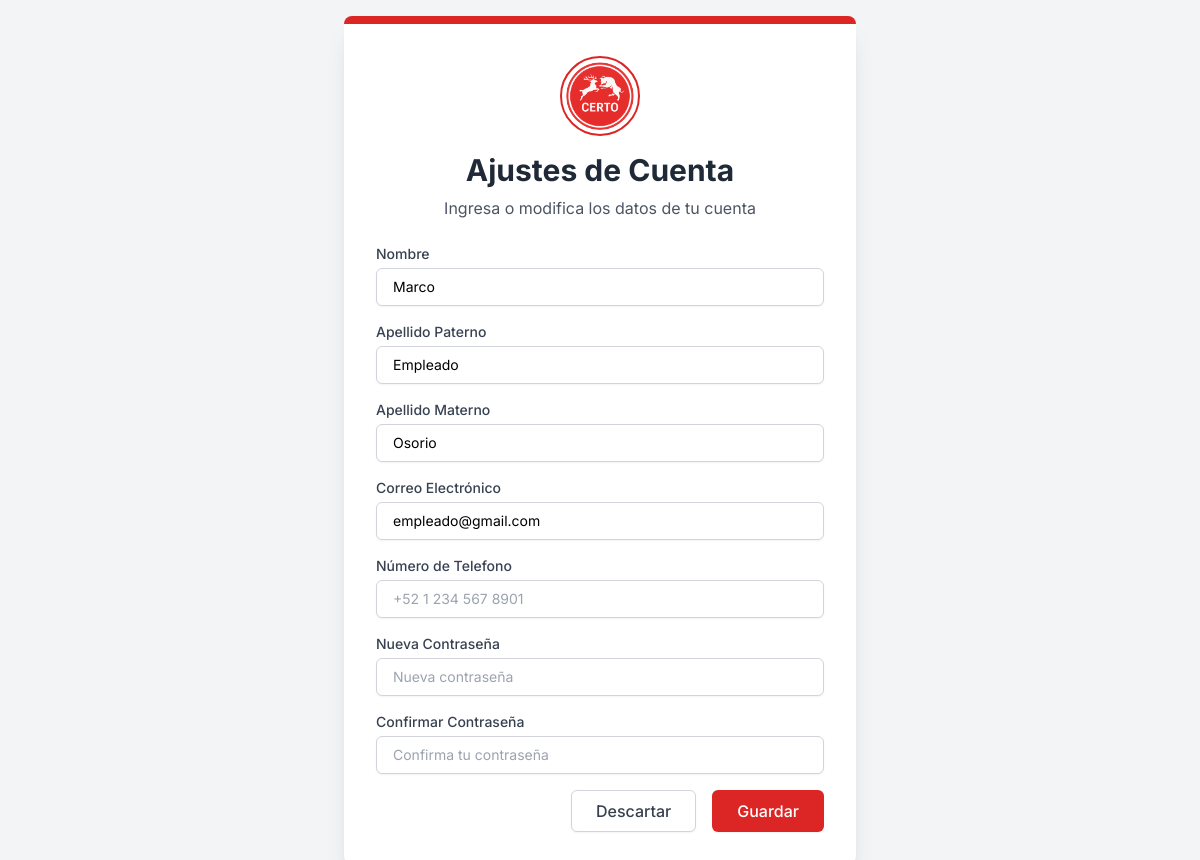
Before: /core/account_settings/ (signed in) with the older database file.
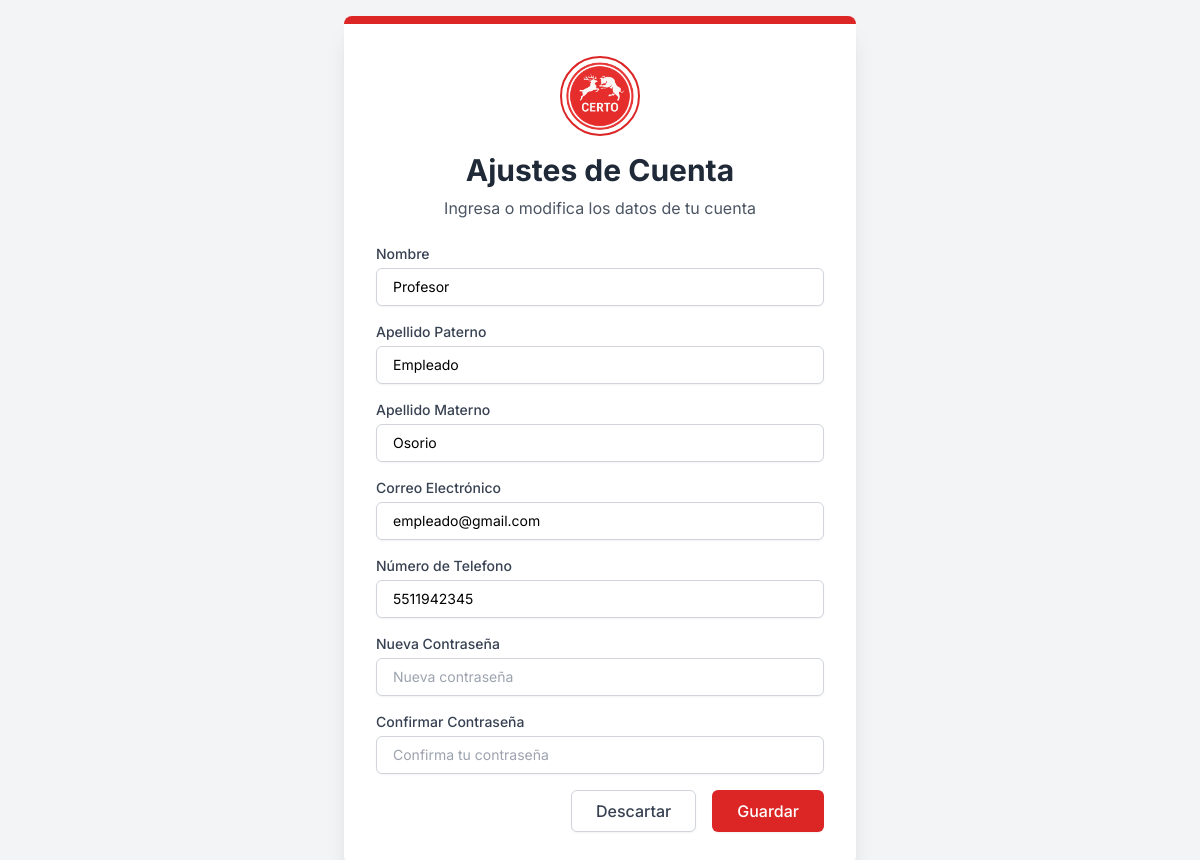
After: the same page with the newer database file.
### core/models.py (models this page shows, shortened)
class Usuarios(models.Model):
    user = models.OneToOneField(User, on_delete=models.CASCADE, default=None, )
    nombre = models.CharField(max_length=100, verbose_name='Nombre')
    paterno = models.CharField(max_length=100, verbose_name='Apellido Paterno')
    materno = models.CharField(max_length=100, verbose_name='Apellido Materno')
    email = models.EmailField(verbose_name='Email')
    telefono = models.CharField(max_length=15, verbose_name='Teléfono')
    fecha_registro = models.DateTimeField(auto_now_add=True)
    groupId = models.ForeignKey(Group, on_delete=models.CASCADE)
    class Meta:
        verbose_name_plural = 'Usuarios'
        verbose_name = 'Usuario'

### core/views.py (the view, shortened to what this page needs)
# urls.py: path("account_settings/", views.account_settings_form_view, name="account_settings"),
def account_settings_form_view(request):
    if not request.user.is_authenticated:
        return redirect('core:signInUp')
    user = request.user
    try:
        usuario = Usuarios.objects.get(user=user)
    except Usuarios.DoesNotExist:
        messages.error(request, 'No existe un perfil de usuario asociado. Contacta al administrador.')
        return redirect('core:dashboard')
    return render(request, 'account_settings/account_settings_form_view.html', {'usuario': usuario})

### core/templates/account_settings/account_settings_form_view.html (shortened to what the changed rows need)
{% extends "main.html" %} {% load static %}{% block content %}
<div
  class="bg-white p-8 rounded-lg shadow-xl max-w-lg w-full border-t-8 border-primary-red"
>
  <div class="flex flex-col items-center mb-6">
    <h1 class="text-3xl font-bold text-gray-800 mb-2">Ajustes de Cuenta</h1>
  </div>
  <form id="employeeForm" class="space-y-4" method="post">
    <div>
      <label for="nombre" class="block text-sm font-medium text-gray-700 mb-1"
        >Nombre</label
      >
      <input
        type="text"
        id="nombre"
        name="nombre"
        placeholder="Nombre del empleado"
        class="mt-1 block w-full px-4 py-2 border border-gray-300 rounded-md shadow-sm focus:ring-primary-red focus:border-primary-red sm:text-sm"
        required
        value="{{ usuario.nombre|default:'' }}"
      />
    </div>
    <div>
      <label
        for="apellidoPaterno"
        class="block text-sm font-medium text-gray-700 mb-1"
        >Apellido Paterno</label
      >
      <input
        type="text"
        id="apellidoPaterno"
        name="apellidoPaterno"
        placeholder="Apellido Paterno"
        class="mt-1 block w-full px-4 py-2 border border-gray-300 rounded-md shadow-sm focus:ring-primary-red focus:border-primary-red sm:text-sm"
        required
        value="{{ usuario.paterno|default:'' }}"
      />
    </div>
    <div>
      <label
        for="apellidoMaterno"
        class="block text-sm font-medium text-gray-700 mb-1"
        >Apellido Materno</label
      >
      <input
        type="text"
        id="apellidoMaterno"
        name="apellidoMaterno"
        placeholder="Apellido Materno"
        class="mt-1 block w-full px-4 py-2 border border-gray-300 rounded-md shadow-sm focus:ring-primary-red focus:border-primary-red sm:text-sm"
        value="{{ usuario.materno|default:'' }}"
      />
    </div>
    <div>
      <label for="correo" class="block text-sm font-medium text-gray-700 mb-1"
        >Correo Electrónico</label
      >
      <input
        type="text"
        id="correo"
        name="correo"
        placeholder="Correo Electronico"
        class="mt-1 block w-full px-4 py-2 border border-gray-300 rounded-md shadow-sm focus:ring-primary-red focus:border-primary-red sm:text-sm"
        value="{{ usuario.email|default:'' }}"
      />
    </div>
    <div>
      <label for="telefono" class="block text-sm font-medium text-gray-700 mb-1"
        >Número de Telefono</label
      >
      <input
        type="text"
        id="telefono"
        name="telefono"
        placeholder="+52 1 234 567 8901"
        class="mt-1 block w-full px-4 py-2 border border-gray-300 rounded-md shadow-sm focus:ring-primary-red focus:border-primary-red sm:text-sm"
        value="{{ usuario.telefono|default:'' }}"
      />
    </div>
  </form>
</div>
{% endblock %}

Changed rows visible on the page:
changed Usuarios "Empleado": nombre "Marco" → "Profesor"; telefono (not shown) → "5511942345"
